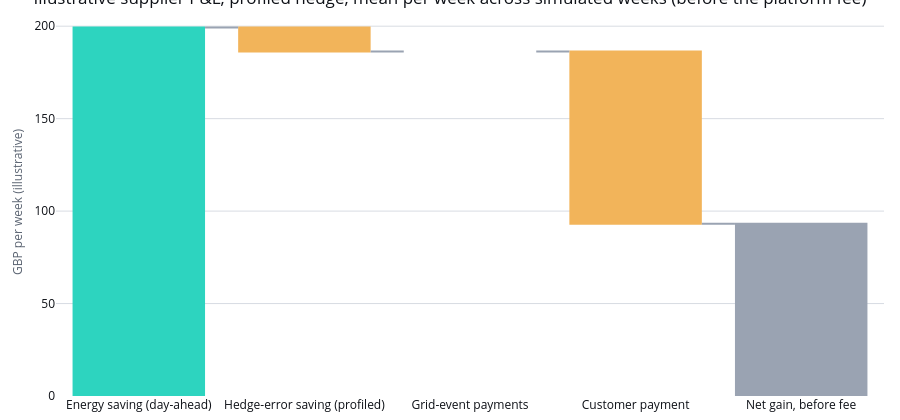

The cell this chart's notebook holds for it:
### Markdown cell above
## 2. The four supplier P&L components, before and after the fee

Decision 0006 defines one net "illustrative simulated supplier gain" per treated customer per
month, from the supplier's own point of view (positive = gain), as the sum of four components,
each per simulated week:

1. **Energy procurement saving** at the day-ahead price -- exactly minus the Value-and-risk
   lens's own home-import cost difference (reused, never recomputed twice), split "of which" into
   a shape saving (the load moved to cheaper half-hours) and a volume value (any change in total
   energy).
2. **Hedge-error saving** at (imbalance minus day-ahead), against the like-for-like profiled hedge
   of section 1, shown beside its flat-block alternative.
3. **Grid-event payments**, third-party cash (GBP0 unless a grid-event preset is switched on).
4. **Customer payment** (negative): either a share of the supplier's own positive weekly gain, or
   a flat GBP/EV/month reward that is unset by default.

An optional **platform fee** (component 5) is a fifth, separate line: it is unavailable (NaN),
never GBP0, until it is set, and the headline this notebook (and the lens) shows is the
**before-fee** net.

**Why the trading ledger is shown beside, and never added.** The smart supplier's hedge already
leaves out the turn-down the aggregator sold, so components 1 and 2 already hold the value the
ledger's own day-ahead and imbalance buckets hold, from the other side of the same trade. Adding
the ledger's net to this P&L would value the same shifted energy twice. The only ledger bucket
this P&L reads at all is the third-party grid-event payment (component 3) -- nothing here touches
`day_ahead_revenue_gbp`, `intraday_pnl_gbp`, `trading_cost_gbp`, `imbalance_gbp`,
`baseline_effect_gbp` or the three deduction buckets. So an assumption that only moves one of
*those* ledger buckets should move the ledger's own net and leave this P&L untouched -- the check
at the end of this section does exactly that, editing `trading.half_spread_gbp_per_mwh` (the
intraday bid-ask spread the aggregator pays; a record `model/assumptions.py` itself labels
"ledger-only").

**Flat-tariff assumption.** This P&L assumes the customer pays the same flat p/kWh whenever the EV
charges, so the supplier keeps the whole procurement saving and pays the customer only through
component 4. (The household contract's own customer-value frames, section 7 below, take the
opposite **pass-through** reading -- as if the day-ahead price reached the customer -- and the
two readings of the same shifted energy are never added.)

### Code cell
profiled_summary = base.supplier_pnl_summary.query("hedge_variant == 'profiled'").set_index(
    "metric"
)
component_order = [
    "energy_saving_gbp",
    "hedge_error_saving_gbp",
    "grid_event_payment_gbp",
    "customer_payment_gbp",
]
component_labels = {
    "energy_saving_gbp": "Energy saving (day-ahead)",
    "hedge_error_saving_gbp": "Hedge-error saving (profiled)",
    "grid_event_payment_gbp": "Grid-event payments",
    "customer_payment_gbp": "Customer payment",
    "net_gain_before_fee_gbp": "Net gain, before fee",
}
component_means = profiled_summary.loc[component_order, "mean"]

pnl_waterfall = go.Figure(
    go.Waterfall(
        x=[component_labels[name] for name in component_order]
        + [component_labels["net_gain_before_fee_gbp"]],
        y=list(component_means.round(2))
        + [round(float(profiled_summary.loc["net_gain_before_fee_gbp", "mean"]), 2)],
        measure=["relative"] * len(component_order) + ["total"],
        connector={"line": {"color": MUTED_INK}},
        increasing={"marker": {"color": SERIES_COLOURS["selected"]}},
        decreasing={"marker": {"color": SERIES_COLOURS["difference"]}},
        totals={"marker": {"color": MUTED_INK}},
    )
)
pnl_waterfall.update_layout(
    title=(
        "Illustrative supplier P&L, profiled hedge, mean per week across simulated weeks "
        "(before the platform fee)"
    ),
    yaxis_title="GBP per week (illustrative)",
)
apply_notebook_style(pnl_waterfall, height=420)

### Figure 1 — Plotly figure (JSON) as saved in the notebook; plotly's stock layout.template omitted (floating-point values rounded to 4 significant figures)
{"data": [{"connector": {"line": {"color": "#9AA3B2"}}, "decreasing": {"marker": {"color": "#F2B45A"}}, "increasing": {"marker": {"color": "#2DD4BF"}}, "measure": ["relative", "relative", "relative", "relative", "total"], "totals": {"marker": {"color": "#9AA3B2"}}, "x": ["Energy saving (day-ahead)", "Hedge-error saving (profiled)", "Grid-event payments", "Customer payment", "Net gain, before fee"], "y": [199.3, -13.09, 0.0, -93.13, 93.13], "type": "waterfall"}], "layout": {"title": {"text": "Illustrative supplier P&L, profiled hedge, mean per week across simulated weeks (before the platform fee)"}, "yaxis": {"title": {"text": "GBP per week (illustrative)"}}, "margin": {"b": 24}, "height": 420, "paper_bgcolor": "#FFFFFF", "plot_bgcolor": "#FFFFFF"}}
